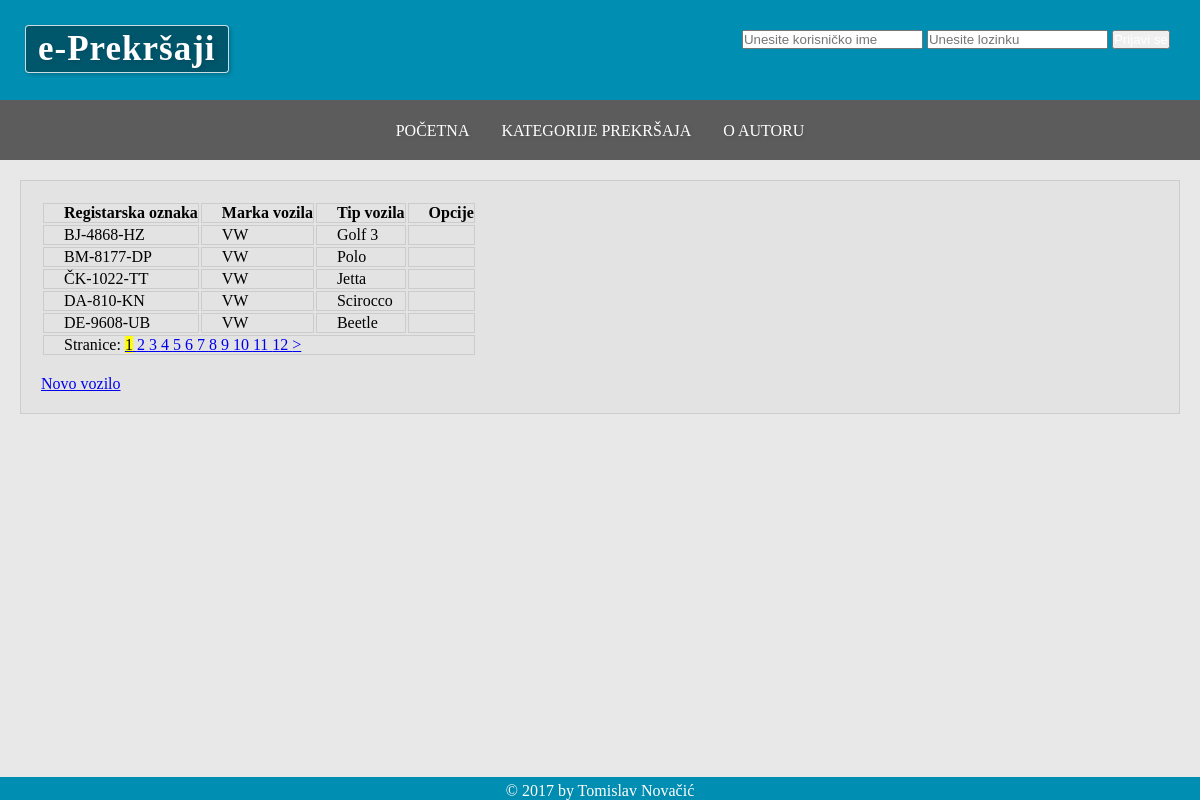
Screenshot of /motvozila.php with the database file from the repository.
### tables this page shows
CREATE TABLE IF NOT EXISTS `vozilo` (
  `vozilo_id` INT(10) NOT NULL AUTO_INCREMENT,
  `korisnik_id` INT(10) NOT NULL,
  `registracija` VARCHAR(50) NOT NULL,
  `marka_vozila` VARCHAR(50) NOT NULL,
  `tip_vozila` VARCHAR(50) NOT NULL,
  INDEX `fk_vozilo_korisnik_idx` (`korisnik_id` ASC),
  PRIMARY KEY (`vozilo_id`),
  CONSTRAINT `fk_vozilo_korisnik`
    FOREIGN KEY (`korisnik_id`)
    REFERENCES `korisnik` (`korisnik_id`)
    ON DELETE NO ACTION
    ON UPDATE NO ACTION);

### motvozila.php (the view, shortened to what this page needs)
<?php
	include('zaglavlje.php');
	$bp=spojiSeNaBazu();
?>
	<?php
    $sql="SELECT COUNT(vozilo_id) FROM vozilo";
	$ispis = mysqli_query($bp,$sql);
	$red=mysqli_fetch_array($ispis);
	$broj_redaka=$red[0];
	$vel_str=5;
	$broj_str=ceil($broj_redaka/$vel_str);
	$sql="SELECT * FROM vozilo";
	$sql.=" ORDER BY vozilo_id LIMIT ".$vel_str;
	if(isset($_GET['str'])){
		$sql=$sql." OFFSET ".(($_GET['str']-1)*$vel_str);
		$aktivna=$_GET['str'];
	}
	else $aktivna = 1;
    $ispis = mysqli_query($bp,$sql);
	echo "<div class=\"korisnici\">";
	echo "<table class=\"u-full-width\">";
	echo "<th>Registarska oznaka</th>
		 <th>Marka vozila</th>
		 <th>Tip vozila</th>
		 <th>Opcije</th>";
	echo "<tbody>";
	while(list($voziloid,$korisnikid,$rega,$marka,$tip)=mysqli_fetch_array($ispis)){
		echo "<tr>
			 <td> $rega </td>
			 <td> $marka </td>
			 <td> $tip </td>";
			if($aktivni_korisnik_tip!=-1){
				echo " <td> <a href='azurmotvozila.php?vozilo_id=$voziloid'>Ažuriraj</a> | <a href='azurmotvozila.php?brisi=$voziloid'>Obriši</a> | <a href='prekrsaji.php?vozilo_id=$voziloid'>Prekršaji</a> </td>";
			}
			else echo " <td></td>";
		echo "</tr>";
	}
	 echo "<tr>";
			echo " <td colspan='4' >Stranice: ";
			for ($i = 1; $i <= $broj_str; $i++) {
			echo "<a ";
			if ($aktivna == $i) {
				$glavnastr="<mark>$i</mark>";
			}
			else
			{
				$glavnastr = $i;
			}
			echo "' href=\"motvozila.php?str=" .$i . "\"> $glavnastr </a>";
			}
			if ($aktivna < $broj_str) {
			$sljedeca = $aktivna + 1;
			echo "<a href=\"motvozila.php?str=" .$sljedeca . "\">&gt;</a>";
			}
			echo "</td>";
			echo "</tr>";
	echo "</tbody>";
	echo "</table>";
	echo "<br/>";
	echo "<p><a href='azurmotvozila.php?novi=1'>Novo vozilo</a></p>";
?>
		</div>
<?php
include("podnozje.php");
?>

### css.css (style rules this page uses)
*, *:before, *:after { box-sizing: border-box; margin: 0; padding: 0; }
html { min-height: 100%; position: relative; }
body { height: 100%; width: 100%; background-color: #E8E8e8; height:100%; width:100%; margin:0; padding:0; text-align: left; }
td,th { border: 1px solid rgba(0,0,0,0.1); padding-left: 20px !important; }
.korisnici { margin: 20px 20px; padding: 20px; background: rgba(0,0,0,0.02); border: 1px solid rgba(0,0,0,0.1); }

### rows the page displays
vozilo: registracija "BJ-4868-HZ", marka_vozila "VW", tip_vozila "Golf 3"
vozilo: registracija "BM-8177-DP", marka_vozila "VW", tip_vozila "Polo"
vozilo: registracija "ČK-1022-TT", marka_vozila "VW", tip_vozila "Jetta"
vozilo: registracija "DA-810-KN", marka_vozila "VW", tip_vozila "Scirocco"
vozilo: registracija "DE-9608-UB", marka_vozila "VW", tip_vozila "Beetle"

### other values shown
$glavnastr "2"
$glavnastr "3"
$glavnastr "4"
$glavnastr "5"
$glavnastr "6"
$glavnastr "7"
$glavnastr "8"
$glavnastr "9"
$glavnastr "10"
$glavnastr "11"
$glavnastr "12"
